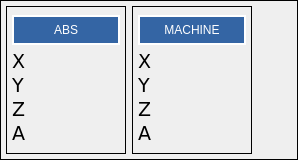
                     <widget class="QFrame" name="gridFrame">
                      <property name="minimumSize">
                       <size>
                        <width>0</width>
                        <height>160</height>
                       </size>
                      </property>
                      <property name="frameShape">
                       <enum>QFrame::Box</enum>
                      </property>
                      <layout class="QGridLayout" name="gridLayout_60">
                       <property name="leftMargin">
                        <number>5</number>
                       </property>
                       <property name="topMargin">
                        <number>5</number>
                       </property>
                       <property name="rightMargin">
                        <number>5</number>
                       </property>
                       <property name="bottomMargin">
                        <number>5</number>
                       </property>
                       <item row="0" column="1">
                        <widget class="QFrame" name="gridFrame_3">
                         <property name="minimumSize">
                          <size>
                           <width>120</width>
                           <height>0</height>
                          </size>
                         </property>
                         <property name="maximumSize">
                          <size>
                           <width>120</width>
                           <height>16777215</height>
                          </size>
                         </property>
                         <property name="styleSheet">
                          <string notr="true">
QLabel {font: 14pt &quot;DejaVu Sans&quot;;}</string>
                         </property>
                         <property name="frameShape">
                          <enum>QFrame::Box</enum>
                         </property>
                         <property name="frameShadow">
                          <enum>QFrame::Plain</enum>
                         </property>
                         <layout class="QGridLayout" name="gridLayout_43">
                          <property name="leftMargin">
                           <number>5</number>
                          </property>
                          <property name="topMargin">
                           <number>5</number>
                          </property>
                          <property name="rightMargin">
                           <number>5</number>
                          </property>
                          <property name="bottomMargin">
                           <number>5</number>
                          </property>
                          <item row="3" column="1" colspan="2">
                           <widget class="StatusLabel" name="abs_y">
                            <property name="maximumSize">
                             <size>
                              <width>16777215</width>
                              <height>15</height>
                             </size>
                            </property>
                            <property name="font">
                             <font>
                              <family>DejaVu Sans</family>
                              <pointsize>14</pointsize>
                              <weight>50</weight>
                              <italic>false</italic>
                              <bold>false</bold>
                             </font>
                            </property>
                            <property name="rules" stdset="0">
                             <string>[{&quot;channels&quot;: [{&quot;url&quot;: &quot;position:rel&quot;, &quot;trigger&quot;: true}], &quot;property&quot;: &quot;Text&quot;, &quot;expression&quot;: &quot;'{:.4f}'.format(ch[0][1])&quot;, &quot;name&quot;: &quot;ABS POS&quot;}]</string>
                            </property>
                           </widget>
                          </item>
                          <item row="4" column="1" colspan="2">
                           <widget class="StatusLabel" name="abs_z">
                            <property name="maximumSize">
                             <size>
                              <width>16777215</width>
                              <height>15</height>
                             </size>
                            </property>
                            <property name="font">
                             <font>
                              <family>DejaVu Sans</family>
                              <pointsize>14</pointsize>
                              <weight>50</weight>
                              <italic>false</italic>
                              <bold>false</bold>
                             </font>
                            </property>
                            <property name="rules" stdset="0">
                             <string>[{&quot;channels&quot;: [{&quot;url&quot;: &quot;position:rel&quot;, &quot;trigger&quot;: true}], &quot;property&quot;: &quot;Text&quot;, &quot;expression&quot;: &quot;'{:.4f}'.format(ch[0][2])&quot;, &quot;name&quot;: &quot;ABS POS&quot;}]</string>
                            </property>
                           </widget>
                          </item>
                          <item row="5" column="1" colspan="2">
                           <widget class="StatusLabel" name="abs_a">
                            <property name="minimumSize">
                             <size>
                              <width>55</width>
                              <height>0</height>
                             </size>
                            </property>
                            <property name="maximumSize">
                             <size>
                              <width>16777215</width>
                              <height>15</height>
                             </size>
                            </property>
                            <property name="font">
                             <font>
                              <family>DejaVu Sans</family>
                              <pointsize>14</pointsize>
                              <weight>50</weight>
                              <italic>false</italic>
                              <bold>false</bold>
                             </font>
                            </property>
                            <property name="rules" stdset="0">
                             <string>[{&quot;channels&quot;: [{&quot;url&quot;: &quot;position:rel&quot;, &quot;trigger&quot;: true}], &quot;property&quot;: &quot;Text&quot;, &quot;expression&quot;: &quot;'{:.4f}'.format(ch[0][3])&quot;, &quot;name&quot;: &quot;ABS POS&quot;}]</string>
                            </property>
                           </widget>
                          </item>
                          <item row="2" column="0">
                           <widget class="QLabel" name="label_59">
                            <property name="maximumSize">
                             <size>
                              <width>16777215</width>
                              <height>15</height>
                             </size>
                            </property>
                            <property name="font">
                             <font>
                              <family>DejaVu Sans</family>
                              <pointsize>14</pointsize>
                              <weight>50</weight>
                              <italic>false</italic>
                              <bold>false</bold>
                             </font>
                            </property>
                            <property name="text">
                             <string>X</string>
                            </property>
                           </widget>
                          </item>
                          <item row="3" column="0">
                           <widget class="QLabel" name="label_60">
                            <property name="maximumSize">
                             <size>
                              <width>16777215</width>
                              <height>15</height>
                             </size>
                            </property>
                            <property name="font">
                             <font>
                              <family>DejaVu Sans</family>
                              <pointsize>14</pointsize>
                              <weight>50</weight>
                              <italic>false</italic>
                              <bold>false</bold>
                             </font>
                            </property>
                            <property name="text">
                             <string>Y</string>
                            </property>
                           </widget>
                          </item>
                          <item row="4" column="0">
                           <widget class="QLabel" name="label_61">
                            <property name="maximumSize">
                             <size>
                              <width>16777215</width>
                              <height>15</height>
                             </size>
                            </property>
                            <property name="font">
                             <font>
                              <family>DejaVu Sans</family>
                              <pointsize>14</pointsize>
                              <weight>50</weight>
                              <italic>false</italic>
                              <bold>false</bold>
                             </font>
                            </property>
                            <property name="text">
                             <string>Z</string>
                            </property>
                           </widget>
                          </item>
                          <item row="2" column="1" colspan="2">
                           <widget class="StatusLabel" name="abs_x">
                            <property name="maximumSize">
                             <size>
                              <width>16777215</width>
                              <height>15</height>
                             </size>
                            </property>
                            <property name="font">
                             <font>
                              <family>DejaVu Sans</family>
                              <pointsize>14</pointsize>
                              <weight>50</weight>
                              <italic>false</italic>
                              <bold>false</bold>
                             </font>
                            </property>
                            <property name="frameShape">
                             <enum>QFrame::NoFrame</enum>
                            </property>
                            <property name="alignment">
                             <set>Qt::AlignLeading|Qt::AlignLeft|Qt::AlignVCenter</set>
                            </property>
                            <property name="rules" stdset="0">
                             <string>[{&quot;channels&quot;: [{&quot;url&quot;: &quot;position:rel&quot;, &quot;trigger&quot;: true}], &quot;property&quot;: &quot;Text&quot;, &quot;expression&quot;: &quot;'{:.4f}'.format(ch[0][0])&quot;, &quot;name&quot;: &quot;ABS POS&quot;}]</string>
                            </property>
                           </widget>
                          </item>
                          <item row="5" column="0">
                           <widget class="QLabel" name="label_62">
                            <property name="maximumSize">
                             <size>
                              <width>16777215</width>
                              <height>15</height>
                             </size>
                            </property>
                            <property name="font">
                             <font>
                              <family>DejaVu Sans</family>
                              <pointsize>14</pointsize>
                              <weight>50</weight>
                              <italic>false</italic>
                              <bold>false</bold>
                             </font>
                            </property>
                            <property name="text">
                             <string>A</string>
                            </property>
                           </widget>
                          </item>
                          <item row="1" column="0" colspan="3">
                           <widget class="QLabel" name="label_63">
                            <property name="maximumSize">
                             <size>
                              <width>16777215</width>
                              <height>30</height>
                             </size>
                            </property>
                            <property name="styleSheet">
                             <string notr="true">color: rgb(255, 255, 255);
background-color:rgb(52, 101, 164);</string>
                            </property>
                            <property name="frameShape">
                             <enum>QFrame::Box</enum>
                            </property>
                            <property name="frameShadow">
                             <enum>QFrame::Plain</enum>
                            </property>
                            <property name="lineWidth">
                             <number>2</number>
                            </property>
                            <property name="text">
                             <string>ABS</string>
                            </property>
                            <property name="alignment">
                             <set>Qt::AlignCenter</set>
                            </property>
                           </widget>
                          </item>
                         </layout>
                        </widget>
                       </item>
                       <item row="0" column="2">
                        <widget class="QFrame" name="gridFrame_4">
                         <property name="minimumSize">
                          <size>
                           <width>120</width>
                           <height>0</height>
                          </size>
                         </property>
                         <property name="maximumSize">
                          <size>
                           <width>120</width>
                           <height>16777215</height>
                          </size>
                         </property>
                         <property name="styleSheet">
                          <string notr="true">
QLabel {font: 14pt &quot;DejaVu Sans&quot;;}</string>
                         </property>
                         <property name="frameShape">
                          <enum>QFrame::Box</enum>
                         </property>
                         <layout class="QGridLayout" name="gridLayout_58">
                          <property name="leftMargin">
                           <number>5</number>
                          </property>
                          <property name="topMargin">
                           <number>5</number>
                          </property>
                          <property name="rightMargin">
                           <number>5</number>
                          </property>
                          <property name="bottomMargin">
                           <number>5</number>
                          </property>
                          <item row="5" column="0">
                           <widget class="QLabel" name="label_64">
                            <property name="maximumSize">
                             <size>
                              <width>16777215</width>
                              <height>15</height>
                             </size>
                            </property>
                            <property name="font">
                             <font>
                              <family>DejaVu Sans</family>
                              <pointsize>14</pointsize>
                              <weight>50</weight>
                              <italic>false</italic>
                              <bold>false</bold>
                             </font>
                            </property>
                            <property name="text">
                             <string>Z</string>
                            </property>
                            <property name="margin">
                             <number>0</number>
                            </property>
                           </widget>
                          </item>
                          <item row="4" column="0">
                           <widget class="QLabel" name="label_65">
                            <property name="maximumSize">
                             <size>
                              <width>16777215</width>
                              <height>15</height>
                             </size>
                            </property>
                            <property name="font">
                             <font>
                              <family>DejaVu Sans</family>
                              <pointsize>14</pointsize>
                              <weight>50</weight>
                              <italic>false</italic>
                              <bold>false</bold>
                             </font>
                            </property>
                            <property name="text">
                             <string>Y</string>
                            </property>
                           </widget>
                          </item>
                          <item row="6" column="0">
                           <widget class="QLabel" name="label_66">
                            <property name="maximumSize">
                             <size>
                              <width>16777215</width>
                              <height>15</height>
                             </size>
                            </property>
                            <property name="font">
                             <font>
                              <family>DejaVu Sans</family>
                              <pointsize>14</pointsize>
                              <weight>50</weight>
                              <italic>false</italic>
                              <bold>false</bold>
                             </font>
                            </property>
                            <property name="text">
                             <string>A</string>
                            </property>
                           </widget>
                          </item>
                          <item row="6" column="1">
                           <widget class="StatusLabel" name="mach_a">
                            <property name="minimumSize">
                             <size>
                              <width>55</width>
                              <height>0</height>
                             </size>
                            </property>
                            <property name="maximumSize">
                             <size>
                              <width>16777215</width>
                              <height>15</height>
                             </size>
                            </property>
                            <property name="font">
                             <font>
                              <family>DejaVu Sans</family>
                              <pointsize>14</pointsize>
                              <weight>50</weight>
                              <italic>false</italic>
                              <bold>false</bold>
                             </font>
                            </property>
                            <property name="alignment">
                             <set>Qt::AlignCenter</set>
                            </property>
                            <property name="rules" stdset="0">
                             <string>[{&quot;channels&quot;: [{&quot;url&quot;: &quot;status:joint_actual_position&quot;, &quot;trigger&quot;: true}], &quot;property&quot;: &quot;Text&quot;, &quot;expression&quot;: &quot;'{:.4f}'.format(ch[0][3])&quot;, &quot;name&quot;: &quot;MACHINE POS&quot;}]</string>
                            </property>
                           </widget>
                          </item>
                          <item row="5" column="1">
                           <widget class="StatusLabel" name="mach_z">
                            <property name="maximumSize">
                             <size>
                              <width>16777215</width>
                              <height>15</height>
                             </size>
                            </property>
                            <property name="font">
                             <font>
                              <family>DejaVu Sans</family>
                              <pointsize>14</pointsize>
                              <weight>50</weight>
                              <italic>false</italic>
                              <bold>false</bold>
                             </font>
                            </property>
                            <property name="alignment">
                             <set>Qt::AlignCenter</set>
                            </property>
                            <property name="rules" stdset="0">
                             <string>[{&quot;channels&quot;: [{&quot;url&quot;: &quot;status:joint_actual_position&quot;, &quot;trigger&quot;: true}], &quot;property&quot;: &quot;Text&quot;, &quot;expression&quot;: &quot;'{:.4f}'.format(ch[0][2])&quot;, &quot;name&quot;: &quot;MACHINE POS&quot;}]</string>
                            </property>
                           </widget>
                          </item>
                          <item row="4" column="1">
                           <widget class="StatusLabel" name="mach_y">
                            <property name="maximumSize">
                             <size>
                              <width>16777215</width>
                              <height>15</height>
                             </size>
                            </property>
                            <property name="font">
                             <font>
                              <family>DejaVu Sans</family>
                              <pointsize>14</pointsize>
                              <weight>50</weight>
                              <italic>false</italic>
                              <bold>false</bold>
                             </font>
                            </property>
                            <property name="alignment">
                             <set>Qt::AlignCenter</set>
                            </property>
                            <property name="margin">
                             <number>0</number>
                            </property>
                            <property name="rules" stdset="0">
                             <string>[{&quot;channels&quot;: [{&quot;url&quot;: &quot;status:joint_actual_position&quot;, &quot;trigger&quot;: true}], &quot;property&quot;: &quot;Text&quot;, &quot;expression&quot;: &quot;'{:.4f}'.format(ch[0][1])&quot;, &quot;name&quot;: &quot;MACHINE POS&quot;}]</string>
                            </property>
                           </widget>
                          </item>
                          <item row="3" column="1">
                           <widget class="StatusLabel" name="mach_x">
                            <property name="maximumSize">
                             <size>
                              <width>16777215</width>
                              <height>15</height>
                             </size>
                            </property>
                            <property name="font">
                             <font>
                              <family>DejaVu Sans</family>
                              <pointsize>14</pointsize>
                              <weight>50</weight>
                              <italic>false</italic>
                              <bold>false</bold>
                             </font>
                            </property>
                            <property name="frameShape">
                             <enum>QFrame::NoFrame</enum>
                            </property>
                            <property name="alignment">
                             <set>Qt::AlignCenter</set>
                            </property>
                            <property name="rules" stdset="0">
                             <string>[{&quot;channels&quot;: [{&quot;url&quot;: &quot;status:joint_actual_position&quot;, &quot;trigger&quot;: true}], &quot;property&quot;: &quot;Text&quot;, &quot;expression&quot;: &quot;'{:.4f}'.format(ch[0][0])&quot;, &quot;name&quot;: &quot;machine POS&quot;}]</string>
                            </property>
                           </widget>
                          </item>
                          <item row="3" column="0">
                           <widget class="QLabel" name="label_67">
                            <property name="maximumSize">
                             <size>
                              <width>16777215</width>
                              <height>15</height>
                             </size>
                            </property>
                            <property name="font">
                             <font>
                              <family>DejaVu Sans</family>
                              <pointsize>14</pointsize>
                              <weight>50</weight>
                              <italic>false</italic>
                              <bold>false</bold>
                             </font>
                            </property>
                            <property name="text">
                             <string>X</string>
                            </property>
                           </widget>
                          </item>
                          <item row="0" column="0" colspan="2">
                           <widget class="QLabel" name="label_68">
                            <property name="minimumSize">
                             <size>
                              <width>62</width>
                              <height>0</height>
                             </size>
                            </property>
                            <property name="maximumSize">
                             <size>
                              <width>16777215</width>
                              <height>30</height>
                             </size>
                            </property>
                            <property name="styleSheet">
                             <string notr="true">color: rgb(255, 255, 255);
background-color:rgb(52, 101, 164);</string>
                            </property>
                            <property name="frameShape">
                             <enum>QFrame::Box</enum>
                            </property>
                            <property name="frameShadow">
                             <enum>QFrame::Plain</enum>
                            </property>
                            <property name="lineWidth">
                             <number>2</number>
                            </property>
                            <property name="text">
                             <string>MACHINE</string>
                            </property>
                            <property name="alignment">
                             <set>Qt::AlignCenter</set>
                            </property>
                            <property name="openExternalLinks">
                             <bool>false</bool>
                            </property>
                           </widget>
                          </item>
                         </layout>
                        </widget>
                       </item>
                       <item row="0" column="3">
                        <spacer name="horizontalSpacer_3">
                         <property name="orientation">
                          <enum>Qt::Horizontal</enum>
                         </property>
                         <property name="sizeHint" stdset="0">
                          <size>
                           <width>40</width>
                           <height>20</height>
                          </size>
                         </property>
                        </spacer>
                       </item>
                      </layout>
                     </widget>
